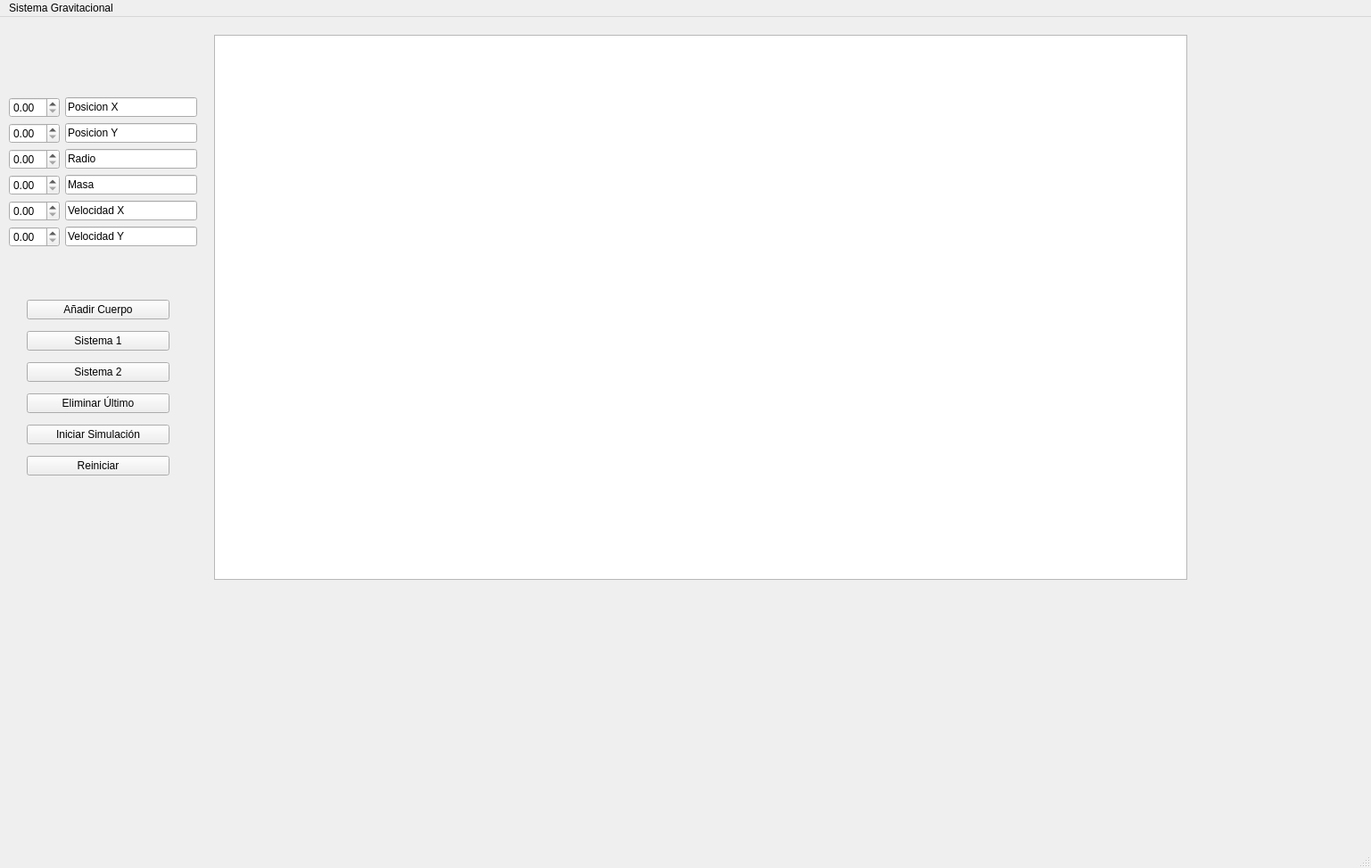
<?xml version="1.0" encoding="UTF-8"?>
<ui version="4.0">
 <class>MainWindow</class>
 <widget class="QMainWindow" name="MainWindow">
  <property name="geometry">
   <rect>
    <x>0</x>
    <y>0</y>
    <width>1537</width>
    <height>973</height>
   </rect>
  </property>
  <property name="windowTitle">
   <string>MainWindow</string>
  </property>
  <widget class="QWidget" name="centralwidget">
   <widget class="QWidget" name="formLayoutWidget">
    <property name="geometry">
     <rect>
      <x>10</x>
      <y>90</y>
      <width>211</width>
      <height>201</height>
     </rect>
    </property>
    <layout class="QFormLayout" name="formLayout">
     <item row="0" column="0">
      <widget class="QDoubleSpinBox" name="posX"/>
     </item>
     <item row="0" column="1">
      <widget class="QLineEdit" name="xLine">
       <property name="text">
        <string>Posicion X</string>
       </property>
      </widget>
     </item>
     <item row="1" column="0">
      <widget class="QDoubleSpinBox" name="posY"/>
     </item>
     <item row="2" column="0">
      <widget class="QDoubleSpinBox" name="Radio"/>
     </item>
     <item row="2" column="1">
      <widget class="QLineEdit" name="radioLine">
       <property name="text">
        <string>Radio</string>
       </property>
      </widget>
     </item>
     <item row="3" column="0">
      <widget class="QDoubleSpinBox" name="Masa"/>
     </item>
     <item row="3" column="1">
      <widget class="QLineEdit" name="masaLine">
       <property name="text">
        <string>Masa</string>
       </property>
      </widget>
     </item>
     <item row="4" column="0">
      <widget class="QDoubleSpinBox" name="velX"/>
     </item>
     <item row="4" column="1">
      <widget class="QLineEdit" name="velXLine">
       <property name="text">
        <string>Velocidad X</string>
       </property>
      </widget>
     </item>
     <item row="5" column="0">
      <widget class="QDoubleSpinBox" name="velY"/>
     </item>
     <item row="5" column="1">
      <widget class="QLineEdit" name="velYLine">
       <property name="text">
        <string>Velocidad Y</string>
       </property>
      </widget>
     </item>
     <item row="1" column="1">
      <widget class="QLineEdit" name="yLine">
       <property name="text">
        <string>Posicion Y</string>
       </property>
      </widget>
     </item>
    </layout>
   </widget>
   <widget class="QWidget" name="verticalLayoutWidget">
    <property name="geometry">
     <rect>
      <x>30</x>
      <y>310</y>
      <width>160</width>
      <height>211</height>
     </rect>
    </property>
    <layout class="QVBoxLayout" name="verticalLayout">
     <item>
      <widget class="QPushButton" name="annadirCuerpo">
       <property name="text">
        <string>Añadir Cuerpo</string>
       </property>
      </widget>
     </item>
     <item>
      <widget class="QPushButton" name="sistema1">
       <property name="text">
        <string>Sistema 1</string>
       </property>
      </widget>
     </item>
     <item>
      <widget class="QPushButton" name="sistema2">
       <property name="text">
        <string>Sistema 2</string>
       </property>
      </widget>
     </item>
     <item>
      <widget class="QPushButton" name="eliminarUltimo">
       <property name="text">
        <string>Eliminar Último</string>
       </property>
      </widget>
     </item>
     <item>
      <widget class="QPushButton" name="iniciarSimulacion">
       <property name="text">
        <string>Iniciar Simulación</string>
       </property>
      </widget>
     </item>
     <item>
      <widget class="QPushButton" name="reiniciar">
       <property name="text">
        <string>Reiniciar</string>
       </property>
      </widget>
     </item>
    </layout>
   </widget>
   <widget class="QGraphicsView" name="graphicsView">
    <property name="geometry">
     <rect>
      <x>240</x>
      <y>20</y>
      <width>1091</width>
      <height>611</height>
     </rect>
    </property>
   </widget>
  </widget>
  <widget class="QMenuBar" name="menubar">
   <property name="geometry">
    <rect>
     <x>0</x>
     <y>0</y>
     <width>1537</width>
     <height>21</height>
    </rect>
   </property>
   <widget class="QMenu" name="menuSistema_gravitacional">
    <property name="title">
     <string>Sistema Gravitacional</string>
    </property>
   </widget>
   <addaction name="menuSistema_gravitacional"/>
  </widget>
  <widget class="QStatusBar" name="statusbar"/>
 </widget>
 <resources/>
 <connections/>
</ui>
